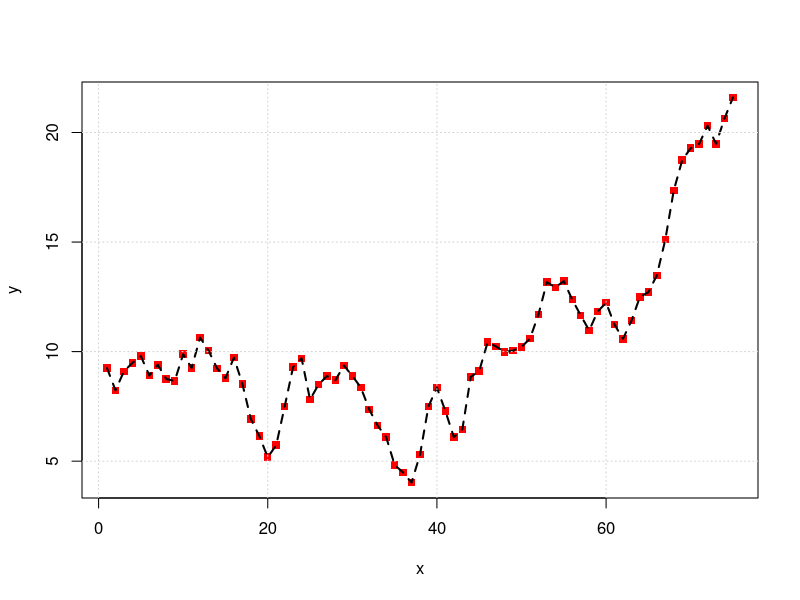
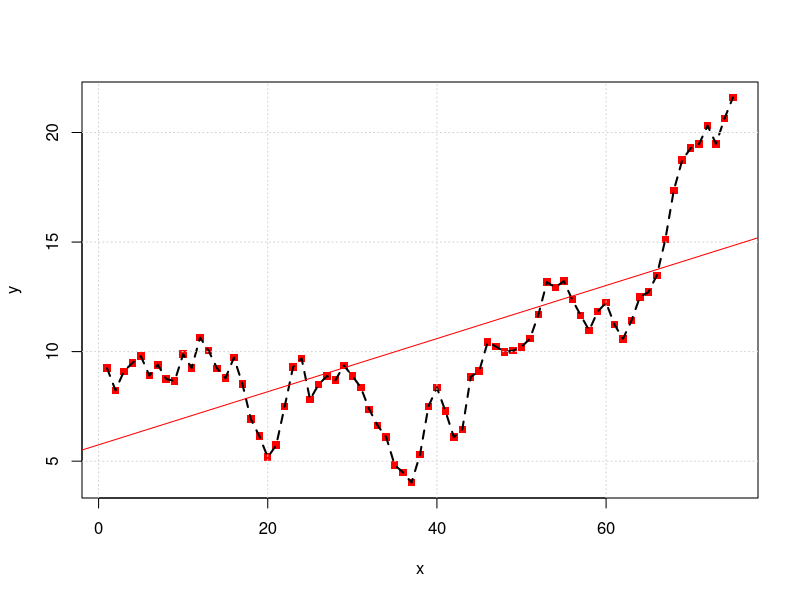
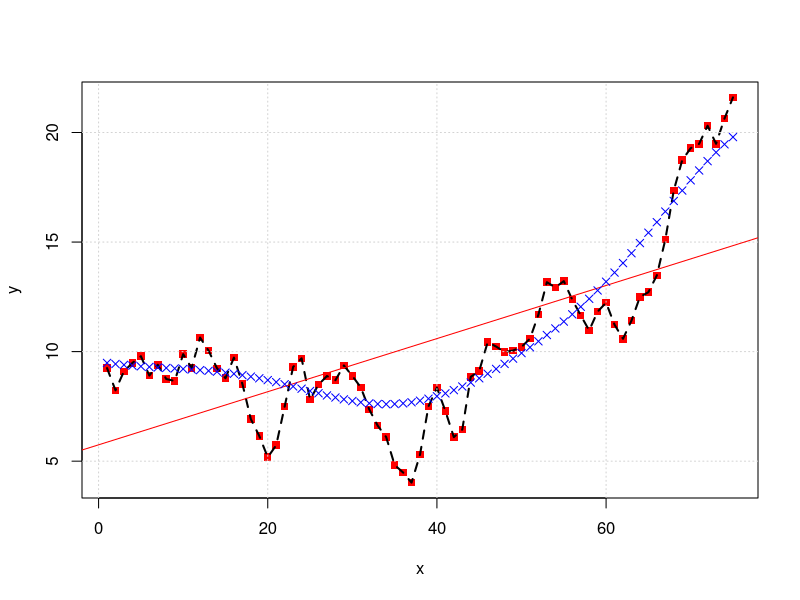

R code for these plots, in order: (Note: this script raises an error after producing the figures.)
## ---- chunk 1
x <- 1:75

y <- (cumsum((rnorm(length(x))))+10)

veri <- data.frame(cbind(x,y))
## ---- chunk 2

makePlot <- function(x,y){
  
  plot(x,y,col="red",pch =15,lwd=1)
  lines(x,y,lty =2,lwd=2)
  grid()
  
}

makePlot(x,y)
## ---- chunk 3

liner_model <- lm(y~x,data = veri)
summary(liner_model)

predictLiner <- predict(liner_model,veri)


makePlot(x,y)
abline(liner_model,col = "red")
## ---- chunk 4
rmse <- function(errval){
  
  val = sqrt(mean(errval^2))
  return(val)
  
}


rmse(liner_model$residuals)#mape ye bakmak lazim bu tek basina yeterli degil. bu sadece kiyaslamak ixin
## ---- chunk 5
mape <- function(errval){
  
  val = (mean(abs(errval/y)))*100
  
  return(val)
  
}

mape(liner_model$residuals) #%y hata ile tahmin ediyor
## ---- chunk 6
library(e1071)


svm_model <- svm(y~x,data = veri)

tahminler <- predict(svm_model, veri)
## ---- chunk 7
makePlot(x,y)
abline(liner_model,col="red")
points(veri$x, tahminler, col="blue",pch =4)
points(veri$x, tahminler, col="blue",type ="1")
## ---- chunk 8
rmse(svm_model$residuals) #aynisi

a <- veri$y - tahminler #aynisi
rmse(a)
## ---- chunk 9

mape(svm_model$residuals)

## ---- chunk 10

tuneResult1 <- tune(svm, y ~x, data = veri, 
                   ranges = list(epsilon = seq(0,1,0.1), cost = 2^(seq(0.5,8,5))))
#map tuning 
plot(tuneResult1)
## ---- chunk 11
print(tuneResult1) #optimal nokta (bolge)
## ---- chunk 12
tuneResult <- tune(svm, y ~x, data = veri, 
                   ranges = list(
                     
                     epsilon = seq(tuneResult1$best.model$epsilon-.015,
                                   tuneResult1$best.model$epsilon+.015,
                                   0.01), 
                                 
                                 
                     cost = seq((tuneResult1$best.model$cost)-1,
                             (tuneResult1$best.model$cost)+1)))


plot(tuneResult)

## ---- chunk 13
print(tuneResult)
## ---- chunk 14
tunedvals <- tuneResult$best.model

tahminler2 <- predict(tunedvals,veri)

makePlot(x,y)
abline(liner_model, col="red")
points(veri$x, tahminler, col = "blue", pch = 4)
points(veri$x, tahminler, col = "blue", type = "1")
points(veri$x, tahminler2, col = "green", pch = 5)
points(veri$x, tahminler2, col = "green", type = "1")
legend("bottomright", c("veri","liner","svm","tune svm"))

## ---- chunk 15
rmse(tuneResult$best.model$residuals)
## ---- chunk 16
mape(tuneResult$best.model$residuals)
